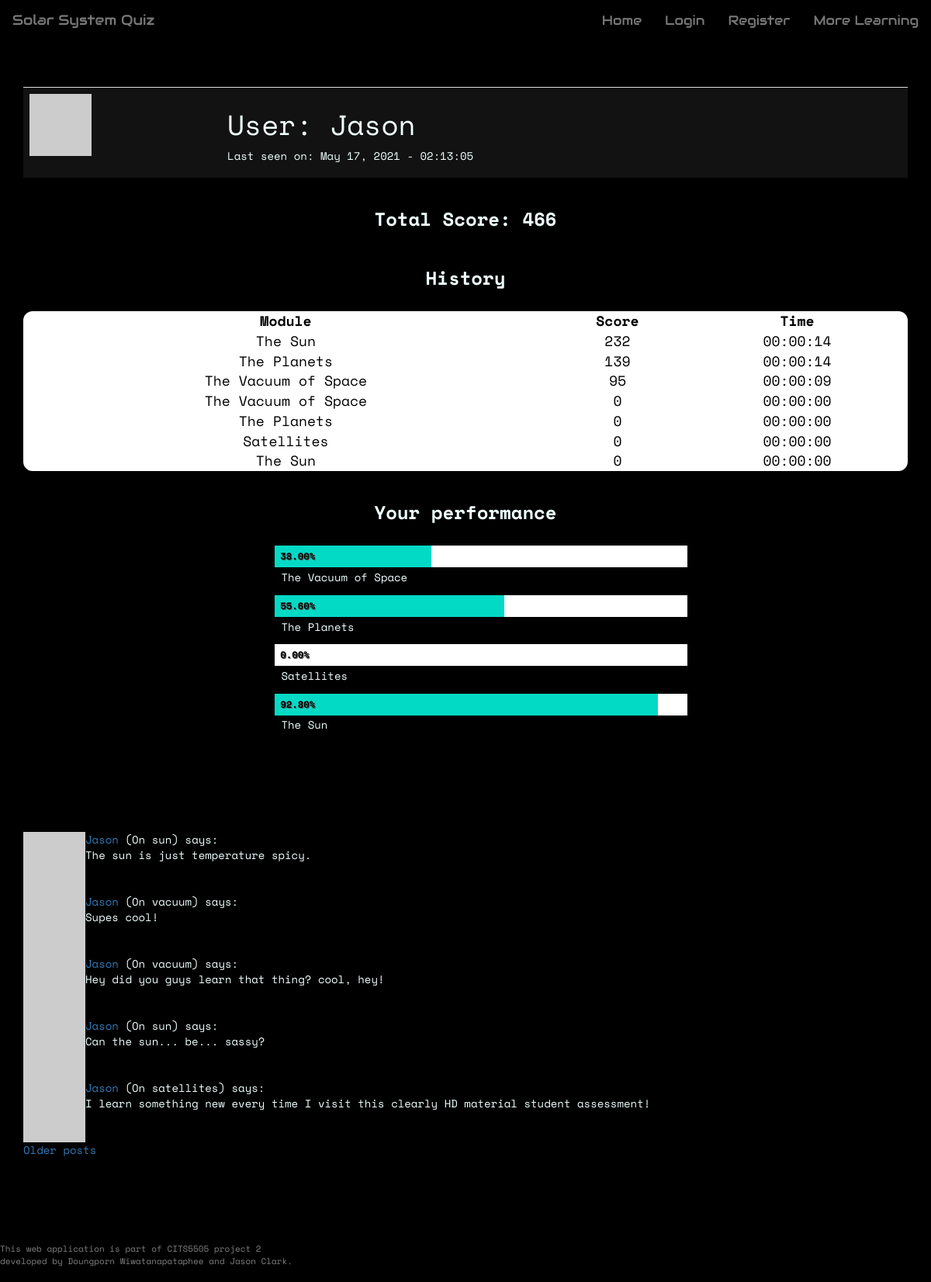
Before: /user/Jason with the older database file.
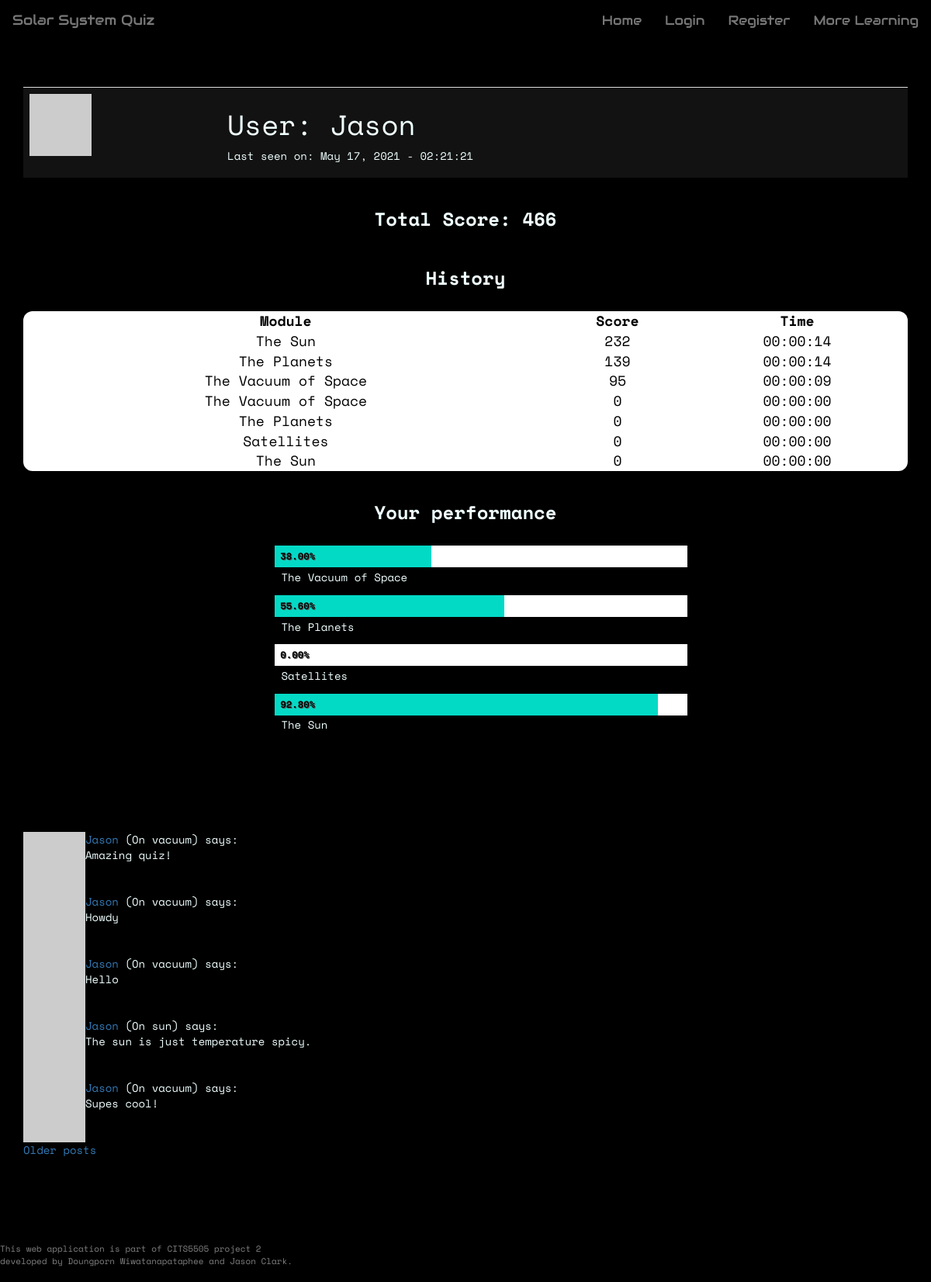
After: the same page with the newer database file.
### app/models.py (models this page shows, shortened)
class User(UserMixin, db.Model):
    __tablename__ = 'user_table'
    id = db.Column(db.Integer, primary_key=True)
    username = db.Column(db.String(64), index=True, unique=True)
    user_type = db.Column(db.String(64))
    email = db.Column(db.String(120), index=True, unique=True)
    password_hash = db.Column(db.String(128))
    posts = db.relationship('Post', backref='author', lazy='dynamic')
    about_me = db.Column(db.String(140))
    last_seen = db.Column(db.DateTime, default=datetime.utcnow)
    score_child = db.relationship("Score", backref = 'user_parent')
    quiz_unlocked = db.Column(db.Integer, default=0)
    def avatar(self, size):
      digest = md5(self.email.lower().encode('utf-8')).hexdigest()
      return 'https://www.gravatar.com/avatar/{}?d=identicon&s={}'.format(digest, size)

class Score(db.Model):
    __tablename__ = 'score'
    id = db.Column(db.Integer, primary_key = True)
    user_id = db.Column(db.Integer, db.ForeignKey('user_table.id'))
    questionset_id = db.Column(db.Integer, db.ForeignKey('questionset.id'))
    score = db.Column(db.Integer, default=0)
    time_taken = db.Column(db.Time, default=0)

class QuestionSet(db.Model):
    __tablename__ = 'questionset'
    id = db.Column(db.Integer, primary_key = True)
    name = db.Column(db.String(64))
    module = db.Column(db.String(64))
    number_of_questions = db.Column(db.Integer)
    child = db.relationship("CurrentQuestion")
    score_child = db.relationship('Score', backref= 'questionset_parent')

class Post(db.Model):
    id = db.Column(db.Integer, primary_key=True)
    user_id = db.Column(db.Integer, db.ForeignKey('user_table.id')) #user.id
    body = db.Column(db.String(140))
    timestamp = db.Column(db.DateTime, index=True, default=datetime.utcnow)
    page = db.Column(db.String)
    upvotes = db.Column(db.Integer, default=0)
    downvotes = db.Column(db.Integer, default=0)

### app/routes.py (the view)
@app.route('/user/<username>', methods = ['GET','POST'])
def user_profile(username):
    user = User.query.filter_by(username=username).first_or_404()
    page = request.args.get('page', 1, type=int)
    posts = user.posts.order_by(Post.timestamp.desc()).paginate(
      page, 5, False)
    next_url = url_for('user_profile', username=username, page=posts.next_num) \
      if posts.has_next else None
    prev_url = url_for('user_profile', username=username, page=posts.prev_num) \
      if posts.has_prev else None
    score_dict = [] # initialise module score dictionary
    total = 0       # initialise total score as zero
    vacuum_top = Score.query.filter_by(user_id=user.id, questionset_id=2).order_by(Score.score.desc())[0]
    planet_top = Score.query.filter_by(user_id=user.id, questionset_id=3).order_by(Score.score.desc())[0]
    satellite_top = Score.query.filter_by(user_id=user.id, questionset_id=4).order_by(Score.score.desc())[0]
    sun_top = Score.query.filter_by(user_id=user.id, questionset_id=5).order_by(Score.score.desc())[0]
    user_scores = Score.query.filter_by(user_id=user.id).all()
    for score in user_scores:
        score_dict.append({'module': score.questionset_id}) # append scores for each learning module
        total += score.score    # add total score
    scoreSorted = Score.query.filter_by(user_id=user.id).order_by(Score.score.desc()).all()
    return render_template('user_profile.html', user=user, score=total, posts=posts.items,
    scoreSorted = scoreSorted, next_url=next_url, prev_url=prev_url, vacuum_top=vacuum_top, planet_top=planet_top,
    satellite_top=satellite_top, sun_top=sun_top)

### app/routes.py (called while the page is built)
@app.before_request
def before_request():
    from_zone = tz.tzutc()
    to_zone = tz.tzlocal()
    utc = datetime.utcnow()
    utc = utc.replace(tzinfo=from_zone)
    central = utc.astimezone(to_zone)   # convert to local timezone
    if current_user.is_authenticated:
        current_user.last_seen = central
        db.session.commit()

### app/templates/user_profile.html (shortened to what this page needs)
{% extends 'base.html' %}
{% block body %}
<div class="container">
<table class="table user-table">
    <tr>
        <td><img src="{{ user.avatar(128) }}"></td>
        <td>
            <h1 id="user_heading">User: {{ user.username }}</h1>
            {% if user.last_seen %}<p>Last seen on: {{ user.last_seen.strftime('%B %d, %Y - %H:%M:%S') }}</p>{% endif %}
        </td>
    </tr>
</table>
</div>
<div class="container">
    <h2 class="history-bar">Total Score: {{ score }}</h2>
    <h2 class="history-bar">History</h2>
    <table class="result-table">
        <thead>
            <tr>
                <th>Module</th>
                <th>Score</th>
                <th>Time</th>
            </tr>
        </thead>
        <tbody>
        {% for score in scoreSorted %}
        {%  if loop.index <= 10  %}
            <tr>
                <td>{{ score.questionset_parent.name }}</td>
                <td>{{ score.score }}</td>
                <td>{{ score.time_taken }}</td>
            </tr>
        {% endif %}
        {% endfor %}
        </tbody>
    </table>
    <br>
</div>
<div class="container chart-container">
    <h2 class="history-bar">Your performance</h2>
    <ul class="horizontal-bar-chart">
      <li>
        <span class="index" style="width: calc( {{ vacuum_top.score }}/250 * 100%)">{{'%0.2f'| format(vacuum_top.score / 250 * 100 | float) }}%</span>
      </li>
        <p>{{ vacuum_top.questionset_parent.name }}</p>
      <li>
        <span class="index" style="width: calc( {{ planet_top.score }}/250 * 100%)">{{'%0.2f'| format(planet_top.score / 250 * 100 | float)}}%</span>
      </li>
      <p>{{ planet_top.questionset_parent.name }}</p>
      <li>
        <span class="index" style="width: calc( {{ satellite_top.score }}/250 * 100%)">{{'%0.2f'| format(satellite_top.score / 250 * 100 | float) }}%</span>
      </li>
      <p>{{ satellite_top.questionset_parent.name }}</p>
      <li>
        <span class="index" style="width: calc( {{ sun_top.score }}/250 * 100%)">{{'%0.2f'| format(sun_top.score /250 * 100 | float) }}%</span>
      </li>
      <p>{{ sun_top.questionset_parent.name }}</p>
    </ul>
</div>
<hr class="divider" />
<div class="container">
  {% for post in posts %}
  {% include '_post.html'%}
  {% endfor %}
  {% if next_url %}
  <a href="{{ next_url }}">Older posts</a>
  {% endif %}
</div>
{% endblock %}

### app/templates/_post.html (shortened to what this page needs)
<table>
  <tr valign="top">
    <td><img src="{{ post.author.avatar(36) }}"></td>
    <td>
      <a href="{{ url_for('user_profile', username=post.author.username) }}">
        {{ post.author.username }}
      </a>
      (On {{ post.page }}) says:<br>{{ post.body }}
    </td>
  </tr>
</table>

Changed rows visible on the page:
no longer on this page (row unchanged): Post: author.username "Jason", page "vacuum", body "Hey did you guys learn that thing? cool, hey!"
no longer on this page (row unchanged): Post: author.username "Jason", page "sun", body "Can the sun... be... sassy?"
no longer on this page (row unchanged): Post: author.username "Jason", page "satellites", body "I learn something new every time I visit this clearly HD material student assessment!"
changed User "Jason": last_seen "May 17, 2021 - 02:13:05" → "May 17, 2021 - 02:21:21"
added Post: author.username "Jason", page "vacuum", body "Amazing quiz!"
added Post: author.username "Jason", page "vacuum", body "Howdy"
added Post: author.username "Jason", page "vacuum", body "Hello"
